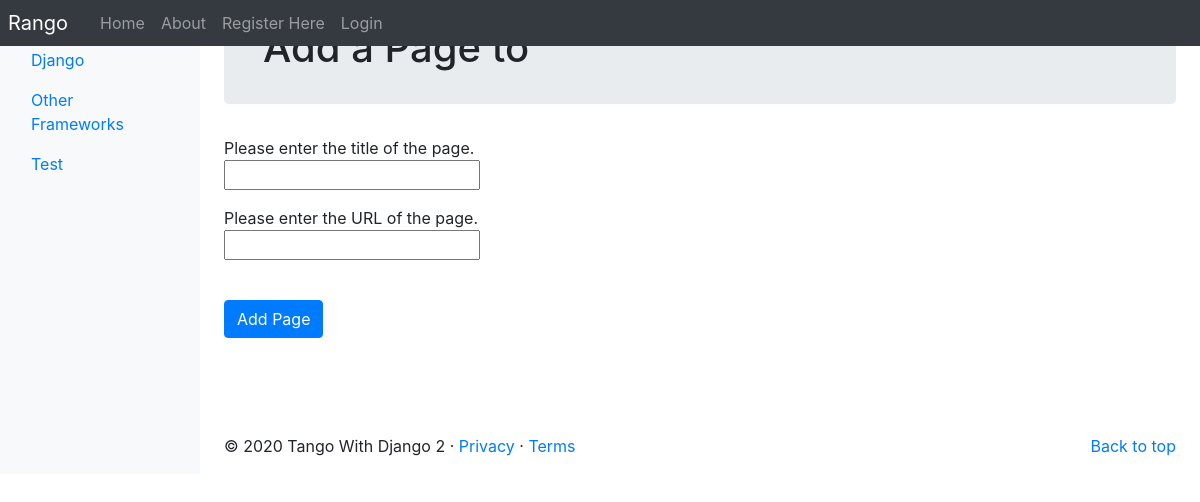
Page /rango/category/new/add_page/ on the earlier database version.
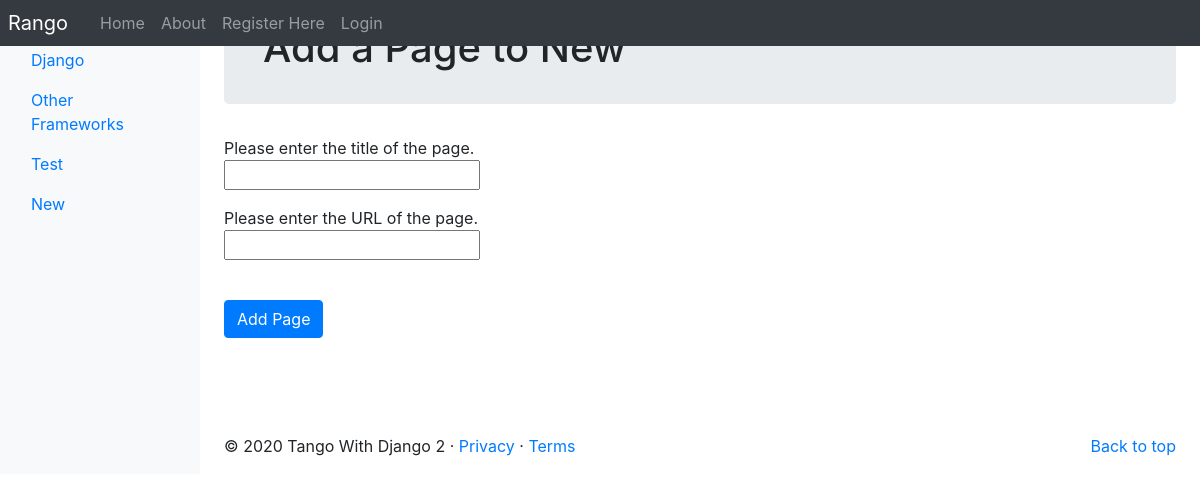
Same page on the later database version.
### rango/models.py (models this page shows, shortened)
class Category(models.Model):
    name = models.CharField(max_length=128, unique=True)
    views = models.IntegerField(default=0)
    likes = models.IntegerField(default=0)
    slug = models.SlugField(unique=True)
    class Meta:
        verbose_name_plural = "Categories"

### rango/views.py (the view, shortened to what this page needs)
# urls.py: path('category/<slug:category_name_slug>/add_page/', views.add_page, name='add_page'),
def add_page(request, category_name_slug):
    try:
        category = Category.objects.get(slug=category_name_slug)
    except Category.DoesNotExist:
        category = None
    form = PageForm()
    context_dict = {'form': form, 'category': category}
    return render(request, 'rango/add_page.html', context_dict)

### rango/forms.py (shortened to what this page needs)
class PageForm(forms.ModelForm):
    title = forms.CharField(max_length=128, help_text="Please enter the title of the page.")
    url = forms.URLField(max_length=200, help_text="Please enter the URL of the page.")
    views = forms.IntegerField(widget=forms.HiddenInput(), initial=0)
    class Meta:
        model = Page
        exclude = ('category',)

### rango/templatetags/rango_template_tags.py (called while the page is built)
@register.inclusion_tag('rango/cats.html')
def get_category_list(cat=None):
    return {'cats': Category.objects.all(), 'act_cat': cat}

### templates/rango/add_page.html (shortened to what this page needs)
{% extends 'rango/base.html' %}
{% load staticfiles %}
{% block body_block %}
<div class="jumbotron p-4">
  <div class="container">
    <h1 class="jumbotron-heading">Add a Page to {{ category.name }}</h1>
  </div>
</div>
<div class="container">
  <div class="row">
    <form role="form" id="page_form" method="post" action="{% url 'add_page' category.slug %}">
      {% for field in form.visible_fields %}
      {{ field.help_text }}<br />
      {{ field }}<br />
      <div class="p-2"></div>
      {% endfor %}
      <br />
      <button class="btn btn-primary" type="submit" name="submit">Add Page</button>
      <div class="p-5"></div>
    </form>
  </div>
</div>
{% endblock %}

### templates/rango/base.html (shortened to what this page needs)
<!DOCTYPE html>
{% load staticfiles %}
{% load rango_template_tags %}
<html lang="en">
<head>
    <link href="https://getbootstrap.com/docs/4.2/dist/css/bootstrap.min.css" rel="stylesheet">
    <link href="https://getbootstrap.com/docs/4.2/examples/dashboard/dashboard.css" rel="stylesheet">
</head>
<body>
<header>
    <nav class="navbar navbar-expand-md navbar-dark fixed-top bg-dark p-0">
        <a class="navbar-brand p-2" href="{% url 'index' %}">Rango</a>
        <div class="collapse navbar-collapse" id="navbarCollapse">
            <ul class="navbar-nav mr-auto">
                <li class="nav-item"><a class="nav-link" href="{% url 'index' %}">Home</a></li>
                <li class="nav-item "><a class="nav-link" href="{% url 'about' %}">About</a></li>
                {% if user.is_authenticated %}
                <li class="nav-item"><a class="nav-link" href="{% url 'auth_logout' %}?next=/rango/">Logout</a></li>
                <li class="nav-item"><a class="nav-link" href="{% url 'add_category' %}">Add Category</a></li>
                <li class="nav-item"><a class="nav-link" href="{% url 'auth_password_change' %}">Change Password</a></li>
                {% else %}
                <li class="nav-item"><a class="nav-link" href="{% url 'registration_register' %}">Register Here</a></li>
                <li class="nav-item "><a class="nav-link" href="{% url 'auth_login' %}">Login</a></li>
                {% endif %}
            </ul>
        </div>
    </nav>
</header>
<div class="container-fluid">
    <div class="row">
        <nav class="col-md-2 d-none d-md-block bg-light sidebar">
            <div class="sidebar-sticky">
                {% block sidebar_block %}
                {% get_category_list category %}
                {% endblock %}
            </div>
        </nav>
        <main role="main" class="col-md-9  ml-sm-auto col-lg-10 px-4">
            {% block body_block %}{% endblock %}
            <footer>
                <p class="float-right"><a href="#">Back to top</a></p>
                <p>&copy; 2020 Tango With Django 2 &middot; <a href="#">Privacy</a> &middot; <a href="#">Terms</a></p>
            </footer>
        </main>
    </div>
</div>
</body>
</html>

### templates/rango/cats.html (shortened to what this page needs)
<ul class="nav flex-column">
    {% if cats %}
        {% for c in cats %}
        {% if c == act_cat %}
            <li class="nav-item">
                <a class="nav-link active" href="{% url 'show_category' c.slug %}">
                     {{ c.name }}</a>
            </li>
    {% else %}
        <li class="nav-item">
            <a class="nav-link" href="{% url 'show_category' c.slug %}">
                {{ c.name }}</a>
        </li>
    {% endif %}
    {% endfor %} {% else %}
        <li class="nav-item">No Categories Yet!</li>
    {% endif %}
</ul>

Differences in the rows shown:
added Category: name "New"
